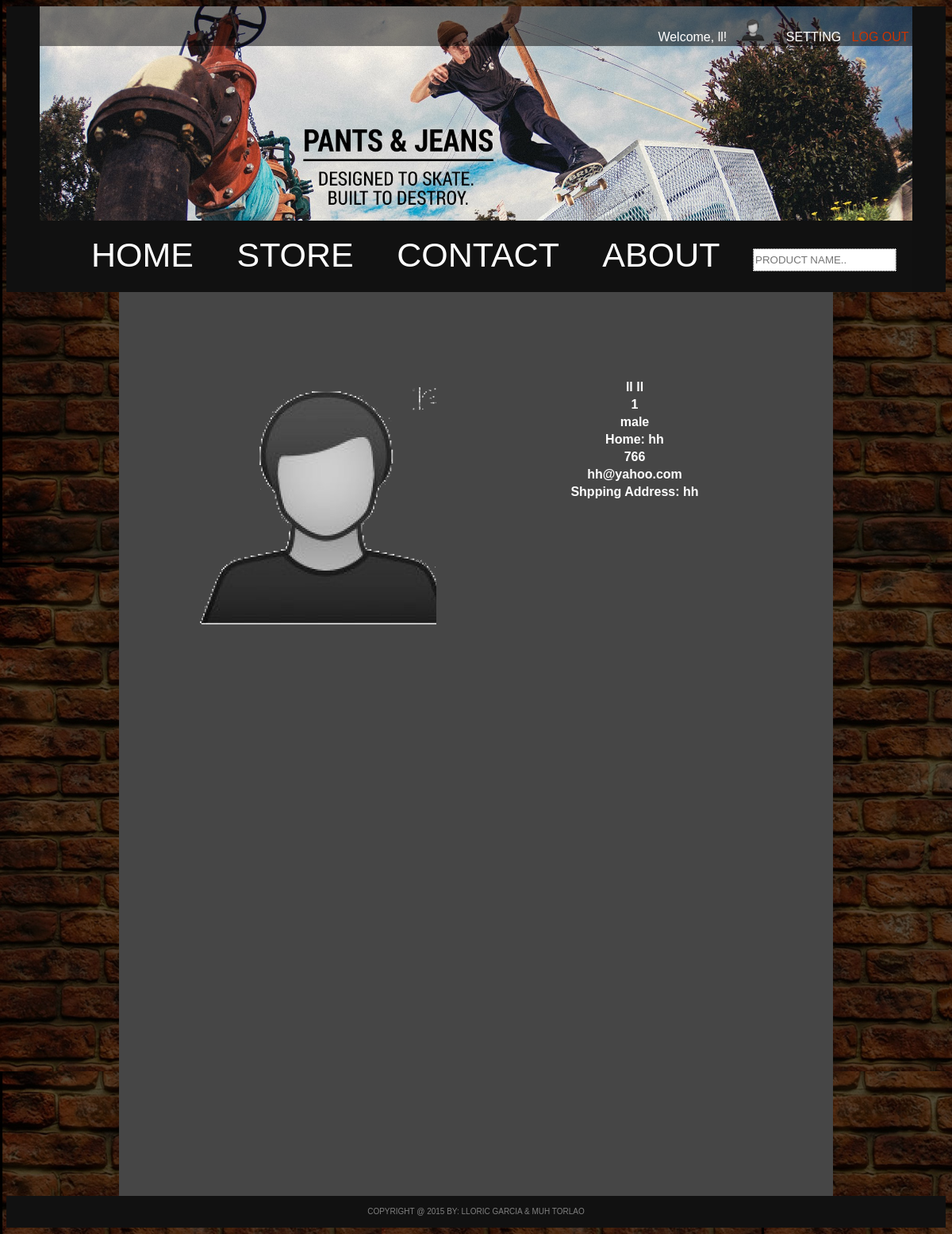
Page /profile.php (signed in) on the earlier database version.
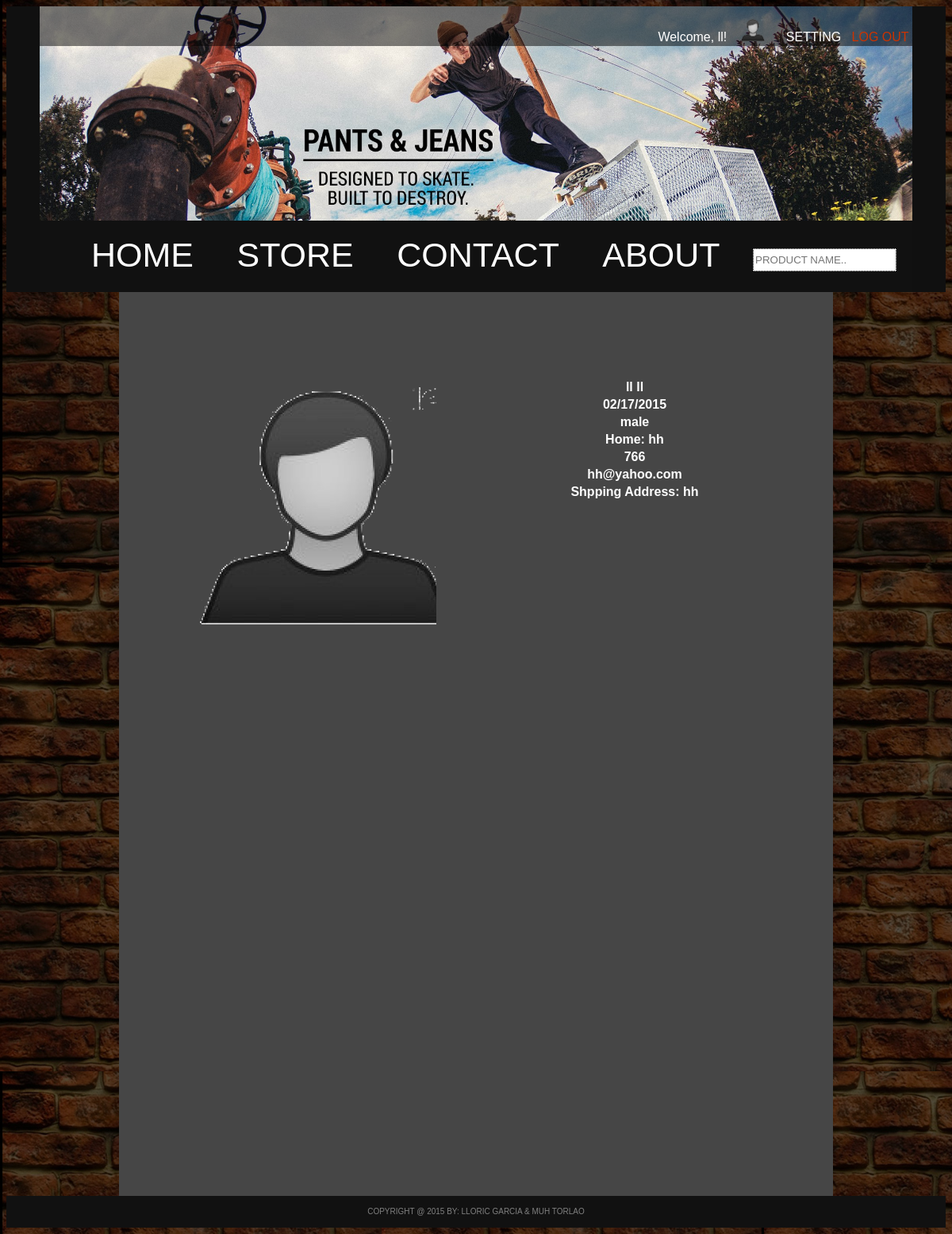
Same page on the later database version.
### tables this page shows
CREATE TABLE IF NOT EXISTS `useraccount` (
`UserAccountID` int(11) NOT NULL,
  `UserAccountImage` varchar(60) NOT NULL,
  `UserAccountFisrtName` varchar(20) NOT NULL,
  `UserAccountLastName` varchar(20) NOT NULL,
  `UserAccountUserName` varchar(20) NOT NULL,
  `UserAccountPassword` varchar(60) NOT NULL,
  `UserAccountBD` varchar(10) NOT NULL,
  `UserAccountGender` enum('female','male') NOT NULL,
  `UserAccountHomeAddress` varchar(60) NOT NULL,
  `UserAccountMobile` varchar(20) NOT NULL,
  `UserAccountEmail` varchar(50) NOT NULL,
  `UserAccountShipping` varchar(60) NOT NULL,
  `UserAccountSecretQuestion` varchar(20) NOT NULL,
  `UserAccountAnswer` varchar(100) NOT NULL
);

### class/db.php (called while the page is built, shortened)
<?php
class DB {
	private static $instance;
	private function __construct() {
		$this->MySQLi = @ new mysqli(
			DB_SERVER,
			DB_USER,
			DB_PASSWD,
			DB_NAME
		);
	}
	public static function init() {
		self::$instance = new self();
	}
	public static function query($q){
		return self::$instance->MySQLi->query($q);
	}
}
?>

### profile.php (the view, shortened to what this page needs)
<?php
	$docfile="profile";
	include 'php/main_style.php';
	include 'php/header.php';
	include 'php/menu.php';
	$rs=DB::query("SELECT *  FROM UserAccount WHERE UserAccountID=".$_COOKIE['authID']);
	$row=$rs->fetch_object();
?>
		<center>
			<div class="main_body">
				<div class="primary" style="  background-image: url('img/UserImage/<?php echo $_COOKIE['authImg']?>');background-repeat: no-repeat; background-size: cover;">
				</div>
				<BR><BR><BR><BR><BR><BR>
				<table>
					<tr>
						<th><?php echo $row->UserAccountFisrtName."   ".$row->UserAccountLastName?></th>
					</tr>
					<tr>
						<th><?php echo $row->UserAccountBD?></th>
					</tr>
					<tr>
						<th><?php echo $row->UserAccountGender?></th>
					</tr>
					<tr>
						<th><?php echo "Home: ".$row->UserAccountHomeAddress?></th>
					</tr>
					<tr>
						<th><?php echo $row->UserAccountMobile?></th>
					</tr>
					<tr>
						<th><?php echo $row->UserAccountEmail?></th>
					</tr>
					<tr>
						<th><?php echo "Shpping Address: ".$row->UserAccountShipping?></th>
					</tr>
				</table>
			</div>
		</center>
<?php
	include 'php/footer.php';
?>

### php/main_style.php (shortened to what this page needs)
<!DOCTYPE html>
<html>
  <head>
    <link rel="stylesheet" type="text/css" href="css/style.css">

### php/header.php (shortened to what this page needs)
</head>
<body>
	<div style="background-color:#101010; height:270;">
		<center>
			<div class="header">
				<div id="inside_header">
					<div id="log" >
						<?php
							if(isset($_COOKIE['authFn'])){  ?>
								<p>
									Welcome,
									<a href='profile.php' >
										<?=$_COOKIE['authFn']?>!&nbsp;&nbsp;&nbsp;
										<img src="img/UserImage/<?php echo $_COOKIE['authImg'];?>" alt="" height="28" >
									</a>&nbsp;&nbsp;&nbsp;&nbsp;
								 	<a href="setting.php" class="setting">SETTING</a>&nbsp;&nbsp; <a href="logout.php" class="logout">LOG OUT</a>&nbsp;
								</p>
					<?php		}
							else
								echo "<p><a href='login.php' class='login'>LOG IN</a>&nbsp;&nbsp;</p>";
						?>
					</div>
				</div>
			</div>
		</center>
	</div>

### php/menu.php
<div style="background-color:#101010; height:90;">
	<center>
		<div class="menu">
            <div style="float:left;margin-top:3px;">
           	<ul id="navlist">
				<li id="mainmenu" <?=($docfile=="index")?"class='active_menu'":""?> ><a href="index.php" id="current">HOME</a></li>
				<li id="mainmenu" <?=($docfile=="store")?"class='active_menu'":""?> ><a href="store.php?query=all">STORE</a></li>
				<li id="mainmenu" <?=($docfile=="contact")?"class='active_menu'":""?> ><a href="contact.php">CONTACT</a></li>
				<li id="mainmenu" <?=($docfile=="about")?"class='active_menu'":""?> ><a href="about.php">ABOUT</a></li>
			</ul>
			</div>
			<form action="store.php" >
				<span style="float:right">
					<input type="text" class="txtF" height="100px" placeholder="PRODUCT NAME.." name="search">
				</span>
			</form>
		</div>
	</center>
</div>

### php/footer.php
		<div class="footer">
			<center>
				<p style="color:gray; font-size:10px; margin-top:4px;">
					COPYRIGHT @ 2015 BY: LLORIC GARCIA & MUH TORLAO
				</p>
			</center>
		</div>
	</body>
</html>

### css/style.css (style rules this page uses)
#log { float:right; }
#inside_header { width: 1100px;height: 50px;background:rgba(0,0,0,.5); }
a,p,div { text-decoration:none;color: white;font-family: sans-serif; }
body { background-image: url("../img/background website.jpg"); background-attachment: fixed; }
.header { height: 270px;width: 1100px;margin-top:0;background-image:url("../img/banner.jpg");background-repeat: no-repeat; background-size: cover; }
.menu { height: 90px;width: 1100px;background-color:#111111; }
.main_body { height:1139px;width:900px;background-color:#464646; }
.footer { padding-top:10px;height:30px;background-color:#111111; }
#navlist #mainmenu { font-size: 43px; display: inline;list-style-type: none;padding: 19px 25px; }
.primary { height: 300px; width: 300px; float: left; margin-top: 120px; margin-left: 100px; }
.logout { color:#CC3300 }
.txtF { border: 1px dotted #000000;outline:0;height:25px;width: 175px;margin-top:35px;margin-right: 20px; }

Differences in the rows shown:
changed useraccount "ll": UserAccountBD "1" → "02/17/2015"
